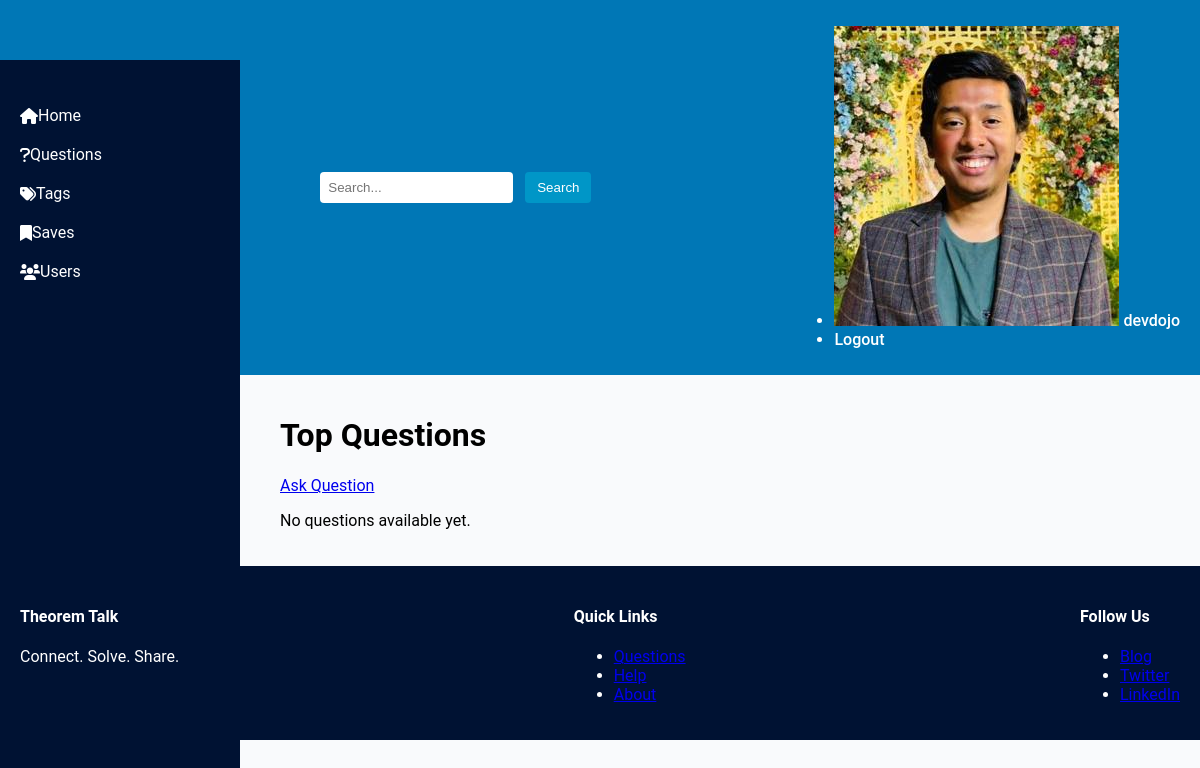
The app's page /questions/ (signed in), older data.
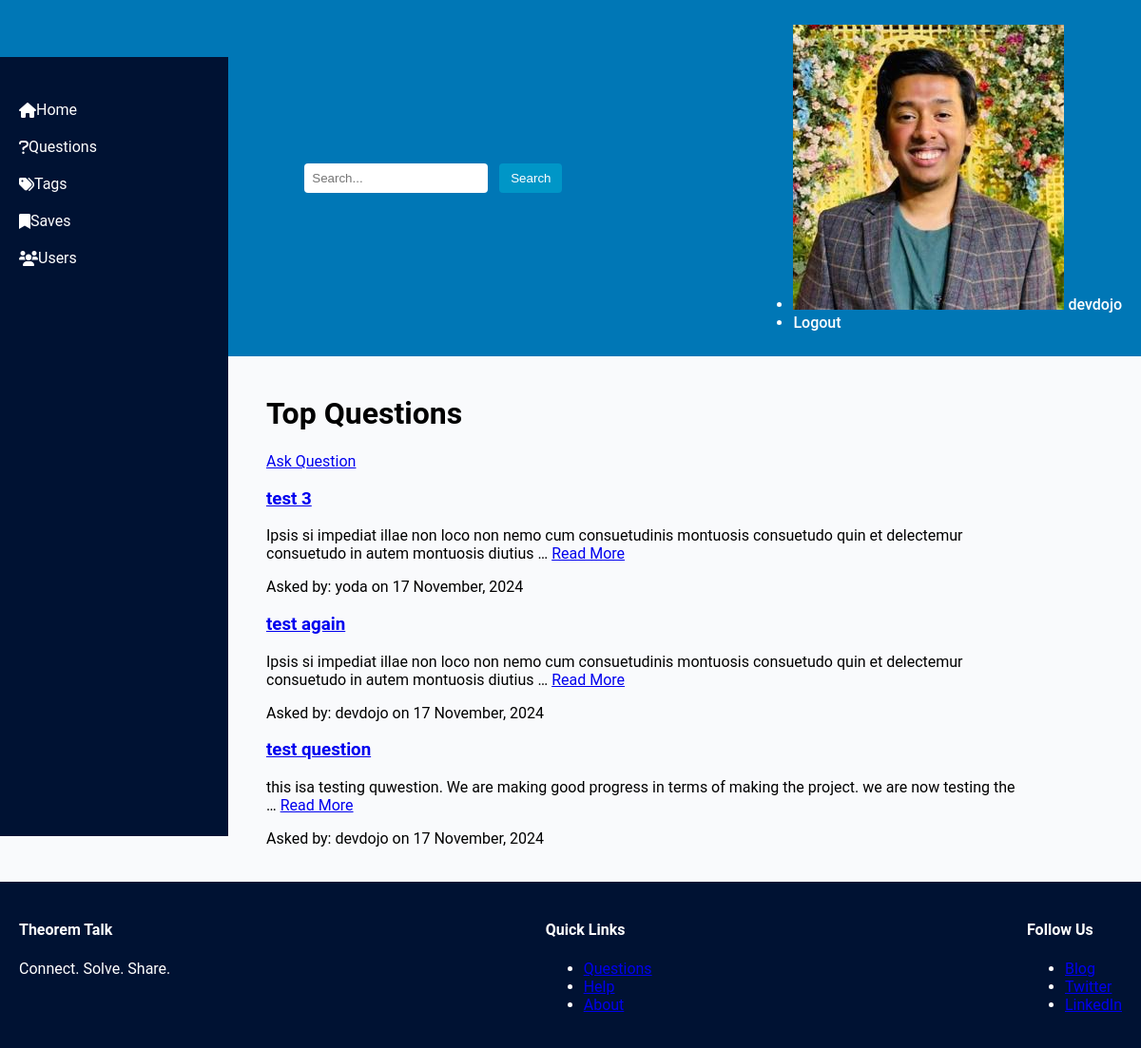
The same page, newer data.
### user/models.py (models this page shows, shortened)
class Profile(models.Model):
  user = models.OneToOneField(User, on_delete=models.CASCADE)
  bio = models.CharField(max_length=1000, default="")
  email = models.EmailField(default="")
  image = models.ImageField(default="profile_pic/default.jpg", upload_to="profile_pic")

### base/models.py (models this page shows, shortened)
class Question(models.Model):
  user = models.ForeignKey(User, on_delete=models.CASCADE)
  title = models.CharField(max_length=1000)
  content = models.TextField(null=True, blank=True)
  date_created = models.DateTimeField(default=timezone.now)
  class Meta:
    ordering = ['-date_created']

### base/views.py (the view)
# urls.py: path('questions/', views.QuestionListView.as_view(), name="question_list"),
class QuestionListView(ListView):
    model = Question
    template_name = 'template/base/question_list.html'
    context_object_name = 'questions'

### base/templates/base/question_list.html
{% extends 'base.html' %}
{% block content %}
<div class="container">
  <h1>Top Questions</h1>
  {% if user.is_authenticated %}
    <a href="{% url 'base:question_create' %}" class="btn">Ask Question</a>
  {% else %}
    <a href="{% url 'login' %}" class="btn">Log In to Ask</a>
  {% endif %}
  <div class="list-question">
    {% for question in questions %}
      <div class="question-item">
        <h3><a href="{% url 'base:question_detail' question.id %}">{{ question.title }}</a></h3>
        <p>
          {% if question.content %}
            {{ question.content|truncatewords:20 }}
          {% else %}
            No description provided.
          {% endif %}
          <a href="{% url 'base:question_detail' question.id %}">Read More</a>
        </p>
        <p>Asked by: {{ question.user.username }} on {{ question.date_created|date:"j F, Y" }}</p>
      </div>
    {% empty %}
      <p>No questions available yet.</p>
    {% endfor %}
  </div>
</div>
{% endblock %}

### templates/base.html (shortened to what this page needs)
{% load static %}
<!DOCTYPE html>
<html lang="en">
  <head>
    <link rel="stylesheet" href="{% static 'css/base.css' %}">
    <link rel="stylesheet" href="https://cdnjs.cloudflare.com/ajax/libs/font-awesome/6.0.0-beta3/css/all.min.css">
  </head>
  <body>
    <nav class="navbar">
      <a href="/" class="navbar-brand">Theorem Talk</a>
      <div class="navbar-search">
        <input type="text" placeholder="Search..." />
        <button type="submit">Search</button>
      </div>
      <ul class="navbar-nav">
        {% if user.is_authenticated %}
          <li>
            <a href="{% url 'profile' %}">
              <img src="{{ user.profile.image.url }}" alt="Profile" class="profile-pic">
              {{ user.username }}
            </a>
          </li>
          <li><a href="{% url 'logout' %}">Logout</a></li>
        {% else %}
          <li><a href="{% url 'login' %}">Login</a> / <a href="{% url 'register' %}">Sign Up</a></li>
        {% endif %}
      </ul>
    </nav>
    <aside class="sidebar">
      <ul>
        <li><a href="/"><i class="fas fa-home"></i> Home</a></li>
        <li><a href="{% url 'base:question_list' %}"><i class="fas fa-question"></i> Questions</a></li>
        <li><a href="#"><i class="fas fa-tags"></i> Tags</a></li>
        <li><a href="#"><i class="fas fa-bookmark"></i> Saves</a></li>
        <li><a href="#"><i class="fas fa-users"></i> Users</a></li>
      </ul>
    </aside>
    <main class="main-content">
      {% block content %}{% endblock %}
    </main>
    <footer class="footer">
      <div>
        <h4>Theorem Talk</h4>
        <p>Connect. Solve. Share.</p>
      </div>
      <div>
        <h4>Quick Links</h4>
        <ul>
          <li><a href="#">Questions</a></li>
          <li><a href="#">Help</a></li>
          <li><a href="#">About</a></li>
        </ul>
      </div>
      <div>
        <h4>Follow Us</h4>
        <ul>
          <li><a href="#">Blog</a></li>
          <li><a href="#">Twitter</a></li>
          <li><a href="#">LinkedIn</a></li>
        </ul>
      </div>
    </footer>
  </body>
</html>

### static/css/base.css (style rules this page uses)
body { margin: 0; font-family: 'Roboto', Arial, sans-serif; background-color: #f9fafc; }
.navbar { display: flex; justify-content: space-between; align-items: center; padding: 10px 20px; background-color: #0077b6; color: #ffffff; }
.navbar a { text-decoration: none; color: white; font-weight: 500; }
.navbar-search input { padding: 8px; border: none; border-radius: 4px; }
.navbar-search button { background-color: #0096c7; color: #ffffff; border: none; padding: 8px 12px; margin-left: 8px; cursor: pointer; border-radius: 4px; transition: background-color 0.3s; }
.sidebar { width: 240px; position: fixed; top: 60px; left: 0; background-color: #001233; height: 100vh; padding-top: 20px; }
.sidebar ul { list-style: none; padding: 0; }
.sidebar ul li a { display: flex; align-items: center; padding: 10px 20px; color: white; text-decoration: none; transition: background 0.3s; }
.main-content { margin-left: 260px; padding: 20px; max-width: 800px; }
.footer { display: flex; justify-content: space-between; padding: 20px; background-color: #001233; color: white; position: relative; }

Row changes from the older to the newer data that the page shows:
added Question: title "test 3", content "Ipsis si impediat illae non loco non nemo cum consuetudinis montuosis consuetudo quin et delectemur consuetudo in autem montuosis diutius …", user.username "yoda", date_created "17 November, 2024"
added Question: title "test again", content "Ipsis si impediat illae non loco non nemo cum consuetudinis montuosis consuetudo quin et delectemur consuetudo in autem montuosis diutius …", user.username "devdojo", date_created "17 November, 2024"
added Question: title "test question", content "this isa testing quwestion. We are making good progress in terms of making the project. we are now testing the …", user.username "devdojo", date_created "17 November, 2024"
Text that changed along with them:
text no longer shown: "No questions available yet."
